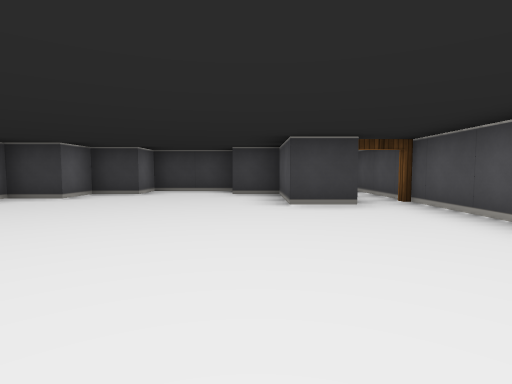
View 1 (above)

16 first-person views from a walk through a cub3D maze. The camera is about half as high as the walls, tilts 4° down and sees 80° across. The floor is counted in squares. Each view is taken from the middle of a square. On the plan, view 1 faces up. The plan holds only what a view shows up to about 9 squares ahead; the rest is blank.

View 2
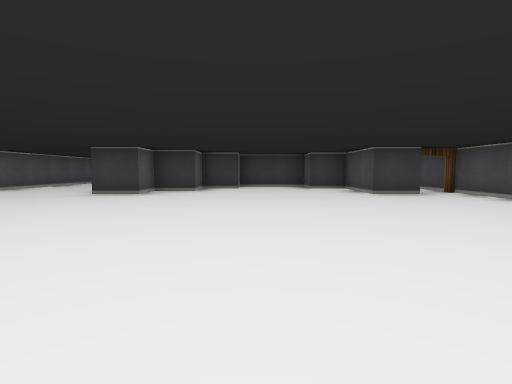

View 3
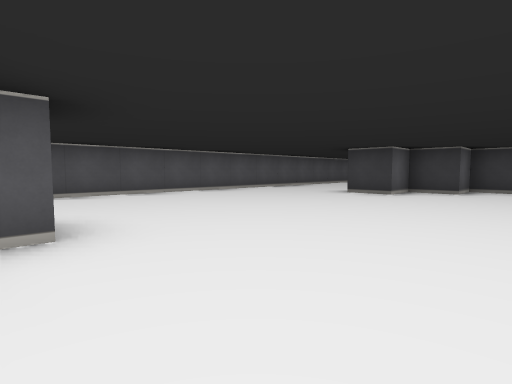

View 4
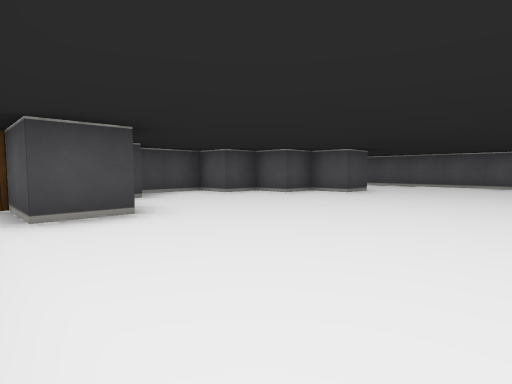

View 5
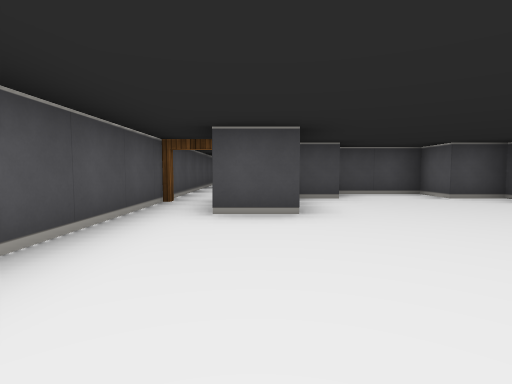

View 6
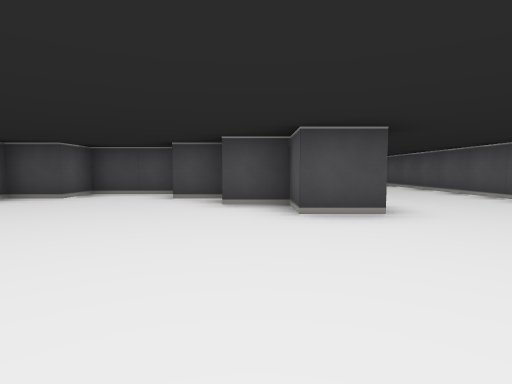

View 7
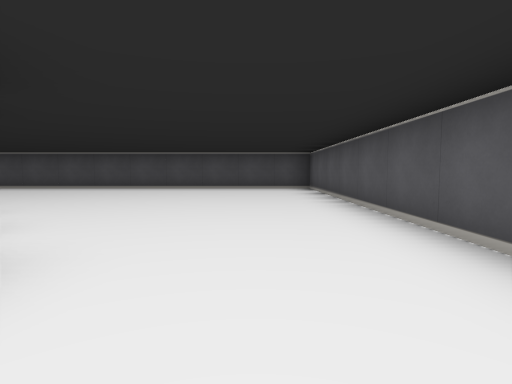

View 8
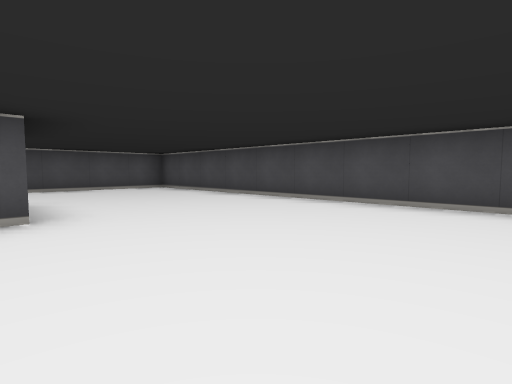

View 9
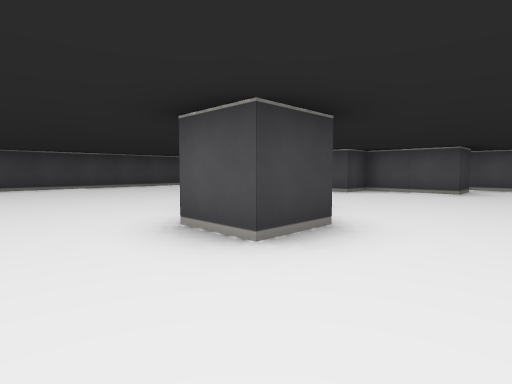

View 10
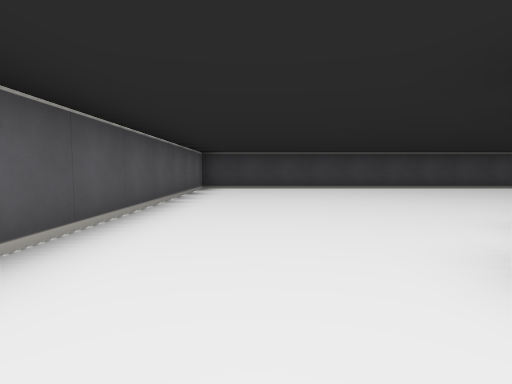

View 11
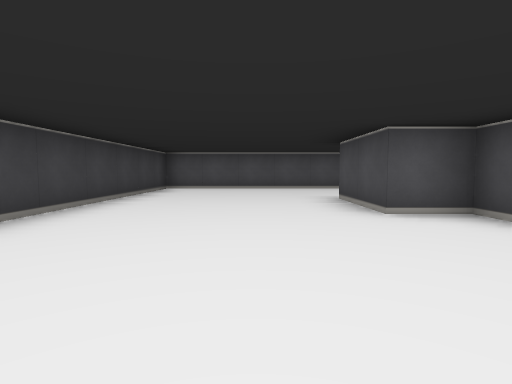

View 12
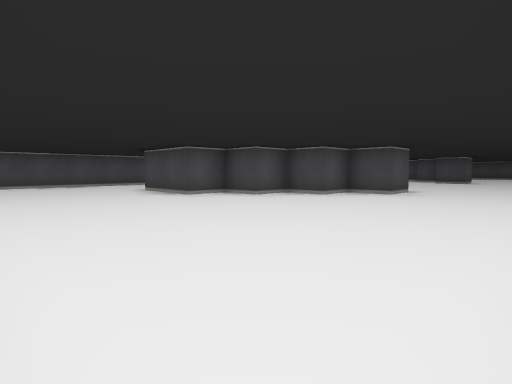

View 13
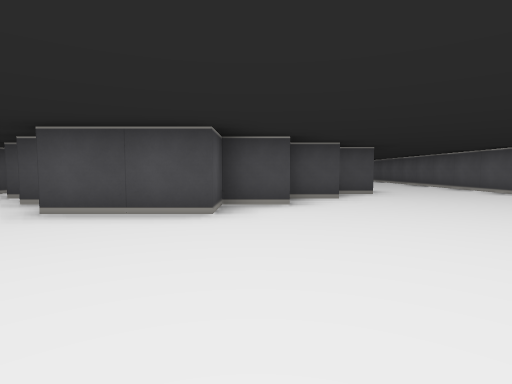

View 14
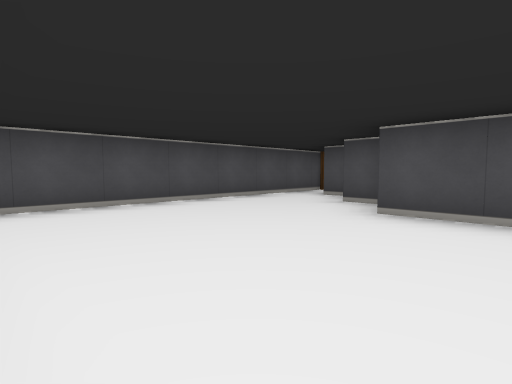

View 15
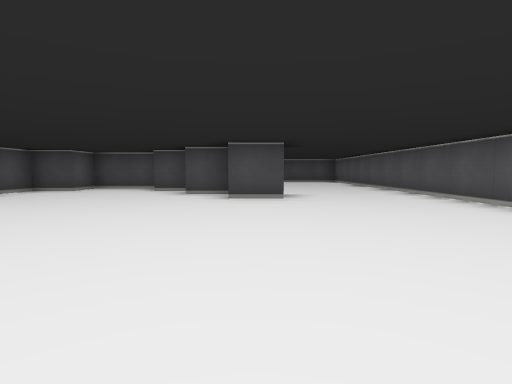

View 16
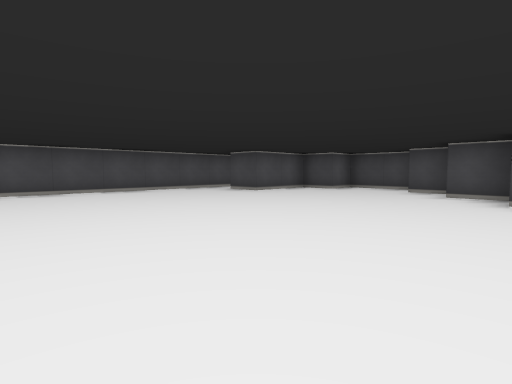

### Floor plan
Points are (right, up) in squares from view 1. A wall is a line through its corners. A room is listed if a view was taken in it or the views show most of it. See-through windows are left out.
Room 1 (views 1, 2, 3, 4, 5, 6, 7, 8, 9, 10, 11, 12, 13, 14, 15, 16)
walls: (-4.5, 4.5) (-5.5, 4.5) (-5.5, 5.5) (-4.5, 5.5) (-4.5, 6.5) (-3.5, 6.5) (-3.5, 5.5) (-4.5, 5.5) (-4.5, 4.5); (-5.6, -1.5) (-4.5, -1.5) (-4.5, -2.5) (-3.5, -2.5) (-3.5, -3.5) (-2.5, -3.5) (-2.5, -4.5) (-0.5, -4.5) (-0.5, -3.5) (0.5, -3.5) (0.5, -1.5) (1.5, -1.5) (1.5, -3); (1.6, 4.5) (0.5, 4.5) (0.5, 6.5) (-0.5, 6.5) (-0.5, 7); (1, 6.5) (1.5, 6.5); (-0.5, 7.5) (-2.5, 7.5) (-2.5, 6.5) (-3.5, 6.5) (-3.5, 7.5) (-2.5, 7.5) (-2.5, 8.5) (-0.5, 8.5); (-0.1, 7.5) (0.5, 7.5); (-8.5, 12.5) (-8.5, -9.5) (2.5, -9.5) (2.5, 12.5) (-8.5, 12.5)
ways out: open door at (2, -3); open door at (2, 5)

Where each view was taken, in squares from view 1:
view 1: 0 up, 0 right, facing up
view 2: 2 down, 2 left, facing up
view 3: 2 down, 2 left, facing up-left
view 4: 2 up, 2 right, facing down-left
view 5: 2 up, 1 right, facing down
view 6: 2 up, 4 left, facing down
view 7: 1 down, 7 left, facing down
view 8: 5 down, 6 left, facing down-right
view 9: 3 up, 7 left, facing up-right
view 10: 4 up, 7 left, facing up
view 11: 10 up, 6 left, facing right
view 12: 12 up, 8 left, facing down-right
view 13: 12 up, 3 left, facing down
view 14: 12 up, 2 left, facing down-right
view 15: 4 up, 5 left, facing down
view 16: 4 up, 5 left, facing down-right
